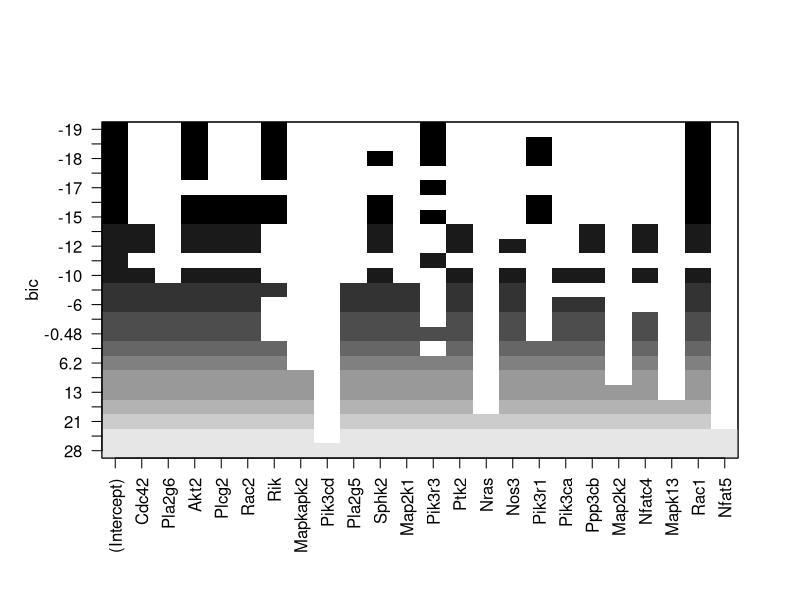

Reproduce this figure in R.
#In order to get a simple model, two approaches have been applied: Using a lasso regularizer and using BIC (which penalizes having a large number of parameters) for exhaustive subset selection, to find the most accurate and simple model
setwd("/Users/pihu_yadav/Desktop/Mice_Gene_Expression_Problem-master")
full_data<-read.csv("Kidney_2.csv")

#Performing Lasso Regression
library(glmnet)
x_data<-subset(full_data, select = -c(Mapk1,Gene.Name) )
y_data<-full_data$"Mapk1"
X <- as.matrix(x_data)
Y<-y_data
cvfit <- glmnet::cv.glmnet(X, Y)
coef(cvfit, s = "lambda.1se")
#24 x 1 sparse Matrix of class "dgCMatrix"
                     1
#(Intercept) 0.01017884
#Cdc42       .         
#Pla2g6      .         
#Akt2        .         
#Plcg2       .         
#Rac2        .         
#Rik         0.04474769
#Mapkapk2    .         
#Pik3cd      .         
#Pla2g5      .         
#Sphk2       .         
#Map2k1      .         
#Pik3r3      0.13293097
#Ptk2        .         
#Nras        .         
#Nos3        .         
#Pik3r1      .         
#Pik3ca      .         
#Ppp3cb      .         
#Map2k2      .         
#Nfatc4      .         
#Mapk13      .         
#Rac1        0.04906813
#Nfat5       .         

Y_pred<-predict(cvfit, X)
mean((Y_pred-Y)^2)
#[1] 0.01096602
#From this value we see that the lasso actually performs a good prediction, as the error is small.

#Using exhaustive best subset selection with BIC as the selection criteria
install.packages("leaps")
library(leaps)
regsubsets.out <-

    regsubsets(Mapk1~ Cdc42+Pla2g6+Akt2+Plcg2+Rac2+Rik+Mapkapk2 +Pik3cd+Pla2g5+Sphk2+Map2k1+Pik3r3+Ptk2+Nras+Nos3+Pik3r1+Pik3ca+Ppp3cb+Map2k2+Nfatc4+Mapk13+Rac1+Nfat5       

,

               data = full_data,

               nbest = 1,       # 1 best model for each number of predictors

               nvmax = NULL,    # NULL for no limit on number of variables

               force.in = NULL, force.out = NULL,

               method = "exhaustive")

summary(regsubsets.out)
#Subset selection object
#Call: regsubsets.formula(Mapk1 ~ Cdc42 + Pla2g6 + Akt2 + Plcg2 + Rac2 + 
#    Rik + Mapkapk2 + Pik3cd + Pla2g5 + Sphk2 + Map2k1 + Pik3r3 + 
#    Ptk2 + Nras + Nos3 + Pik3r1 + Pik3ca + Ppp3cb + Map2k2 + 
#    Nfatc4 + Mapk13 + Rac1 + Nfat5, data = full_data, nbest = 1, 
#    nvmax = NULL, force.in = NULL, force.out = NULL, method = "exhaustive")
#23 Variables  (and intercept)
#         Forced in Forced out
#Cdc42        FALSE      FALSE
#Pla2g6       FALSE      FALSE
#Akt2         FALSE      FALSE
#Plcg2        FALSE      FALSE
#Rac2         FALSE      FALSE
#Rik          FALSE      FALSE
#Mapkapk2     FALSE      FALSE
#Pik3cd       FALSE      FALSE
#Pla2g5       FALSE      FALSE
#Sphk2        FALSE      FALSE
#Map2k1       FALSE      FALSE
#Pik3r3       FALSE      FALSE
#Ptk2         FALSE      FALSE
#Nras         FALSE      FALSE
#Nos3         FALSE      FALSE
#Pik3r1       FALSE      FALSE
#Pik3ca       FALSE      FALSE
#Ppp3cb       FALSE      FALSE
#Map2k2       FALSE      FALSE
#Nfatc4       FALSE      FALSE
#Mapk13       FALSE      FALSE
#Rac1         FALSE      FALSE
#Nfat5        FALSE      FALSE
#1 subsets of each size up to 23
#Selection Algorithm: exhaustive
#          Cdc42 Pla2g6 Akt2 Plcg2 Rac2 Rik Mapkapk2 Pik3cd Pla2g5 Sphk2 Map2k1
#1  ( 1 )  " "   " "    " "  " "   " "  " " " "      " "    " "    " "   " "   
#2  ( 1 )  " "   " "    " "  " "   " "  " " " "      " "    " "    " "   " "   
#3  ( 1 )  " "   " "    "*"  " "   " "  "*" " "      " "    " "    " "   " "   
#4  ( 1 )  " "   " "    "*"  " "   " "  "*" " "      " "    " "    " "   " "   
#5  ( 1 )  " "   " "    "*"  " "   " "  "*" " "      " "    " "    " "   " "   
#6  ( 1 )  " "   " "    "*"  " "   " "  "*" " "      " "    " "    "*"   " "   
#7  ( 1 )  " "   " "    "*"  "*"   "*"  "*" " "      " "    " "    "*"   " "   
#8  ( 1 )  " "   " "    "*"  "*"   "*"  "*" " "      " "    " "    "*"   " "   
#9  ( 1 )  "*"   " "    "*"  "*"   "*"  " " " "      " "    " "    "*"   " "   
#10  ( 1 ) "*"   " "    "*"  "*"   "*"  " " " "      " "    " "    "*"   " "   
#11  ( 1 ) "*"   " "    "*"  "*"   "*"  " " " "      " "    " "    "*"   " "   
#12  ( 1 ) "*"   "*"    "*"  "*"   "*"  "*" " "      " "    "*"    "*"   "*"   
#13  ( 1 ) "*"   "*"    "*"  "*"   "*"  " " " "      " "    "*"    "*"   "*"   
#14  ( 1 ) "*"   "*"    "*"  "*"   "*"  " " " "      " "    "*"    "*"   "*"   
#15  ( 1 ) "*"   "*"    "*"  "*"   "*"  " " " "      " "    "*"    "*"   "*"   
#16  ( 1 ) "*"   "*"    "*"  "*"   "*"  "*" " "      " "    "*"    "*"   "*"   
#17  ( 1 ) "*"   "*"    "*"  "*"   "*"  "*" " "      " "    "*"    "*"   "*"   
#18  ( 1 ) "*"   "*"    "*"  "*"   "*"  "*" "*"      " "    "*"    "*"   "*"   
#19  ( 1 ) "*"   "*"    "*"  "*"   "*"  "*" "*"      " "    "*"    "*"   "*"   
#20  ( 1 ) "*"   "*"    "*"  "*"   "*"  "*" "*"      " "    "*"    "*"   "*"   
#21  ( 1 ) "*"   "*"    "*"  "*"   "*"  "*" "*"      " "    "*"    "*"   "*"   
#22  ( 1 ) "*"   "*"    "*"  "*"   "*"  "*" "*"      " "    "*"    "*"   "*"   
#23  ( 1 ) "*"   "*"    "*"  "*"   "*"  "*" "*"      "*"    "*"    "*"   "*"   
#          Pik3r3 Ptk2 Nras Nos3 Pik3r1 Pik3ca Ppp3cb Map2k2 Nfatc4 Mapk13 Rac1
#1  ( 1 )  "*"    " "  " "  " "  " "    " "    " "    " "    " "    " "    " " 
#2  ( 1 )  "*"    " "  " "  " "  " "    " "    " "    " "    " "    " "    "*" 
#3  ( 1 )  " "    " "  " "  " "  " "    " "    " "    " "    " "    " "    "*" 
#4  ( 1 )  "*"    " "  " "  " "  " "    " "    " "    " "    " "    " "    "*" 
#5  ( 1 )  "*"    " "  " "  " "  "*"    " "    " "    " "    " "    " "    "*" 
#6  ( 1 )  "*"    " "  " "  " "  "*"    " "    " "    " "    " "    " "    "*" 
#7  ( 1 )  " "    " "  " "  " "  "*"    " "    " "    " "    " "    " "    "*" 
#8  ( 1 )  "*"    " "  " "  " "  "*"    " "    " "    " "    " "    " "    "*" 
#9  ( 1 )  " "    "*"  " "  " "  " "    " "    "*"    " "    "*"    " "    "*" 
#10  ( 1 ) " "    "*"  " "  "*"  " "    " "    "*"    " "    "*"    " "    "*" 
#11  ( 1 ) " "    "*"  " "  "*"  " "    "*"    "*"    " "    "*"    " "    "*" 
#12  ( 1 ) " "    "*"  " "  "*"  " "    " "    " "    " "    " "    " "    "*" 
#13  ( 1 ) " "    "*"  " "  "*"  " "    "*"    "*"    " "    " "    " "    "*" 
#14  ( 1 ) " "    "*"  " "  "*"  " "    "*"    "*"    " "    "*"    " "    "*" 
#15  ( 1 ) "*"    "*"  " "  "*"  " "    "*"    "*"    " "    "*"    " "    "*" 
#16  ( 1 ) " "    "*"  " "  "*"  "*"    "*"    "*"    " "    "*"    " "    "*" 
#17  ( 1 ) "*"    "*"  " "  "*"  "*"    "*"    "*"    " "    "*"    " "    "*" 
#18  ( 1 ) "*"    "*"  " "  "*"  "*"    "*"    "*"    " "    "*"    " "    "*" 
#19  ( 1 ) "*"    "*"  " "  "*"  "*"    "*"    "*"    "*"    "*"    " "    "*" 
#20  ( 1 ) "*"    "*"  " "  "*"  "*"    "*"    "*"    "*"    "*"    "*"    "*" 
#21  ( 1 ) "*"    "*"  "*"  "*"  "*"    "*"    "*"    "*"    "*"    "*"    "*" 
#22  ( 1 ) "*"    "*"  "*"  "*"  "*"    "*"    "*"    "*"    "*"    "*"    "*" 
#23  ( 1 ) "*"    "*"  "*"  "*"  "*"    "*"    "*"    "*"    "*"    "*"    "*" 
#          Nfat5
#1  ( 1 )  " "  
#2  ( 1 )  " "  
#3  ( 1 )  " "  
#4  ( 1 )  " "  
#5  ( 1 )  " "  
#6  ( 1 )  " "  
#7  ( 1 )  " "  
#8  ( 1 )  " "  
#9  ( 1 )  " "  
#10  ( 1 ) " "  
#11  ( 1 ) " "  
#12  ( 1 ) " "  
#13  ( 1 ) " "  
#14  ( 1 ) " "  
#15  ( 1 ) " "  
#16  ( 1 ) " "  
#17  ( 1 ) " "  
#18  ( 1 ) " "  
#19  ( 1 ) " "  
#20  ( 1 ) " "  
#21  ( 1 ) " "  
#22  ( 1 ) "*"  
#23  ( 1 ) "*"  

plot(regsubsets.out)
#From the plot we see that the model with the lowest value of BIC is the model with only 4 variables
coef(regsubsets.out,4)
#(Intercept)        Akt2         Rik      Pik3r3        Rac1 
# -0.4446112  -0.4054803   0.2207164   0.2439920   0.3171645 
